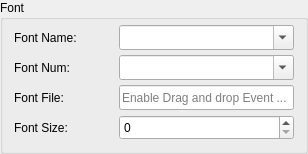
         <widget class="QGroupBox" name="groupBoxFont">
          <property name="title">
           <string>Font</string>
          </property>
          <layout class="QVBoxLayout" name="verticalLayout_3">
           <property name="spacing">
            <number>5</number>
           </property>
           <property name="topMargin">
            <number>5</number>
           </property>
           <item>
            <layout class="QHBoxLayout" name="horizontalLayout_4">
             <item>
              <widget class="QLabel" name="labelFontName">
               <property name="sizePolicy">
                <sizepolicy hsizetype="Fixed" vsizetype="Preferred">
                 <horstretch>0</horstretch>
                 <verstretch>0</verstretch>
                </sizepolicy>
               </property>
               <property name="minimumSize">
                <size>
                 <width>100</width>
                 <height>0</height>
                </size>
               </property>
               <property name="maximumSize">
                <size>
                 <width>110</width>
                 <height>16777215</height>
                </size>
               </property>
               <property name="text">
                <string>Font Name:</string>
               </property>
              </widget>
             </item>
             <item>
              <widget class="QComboBox" name="comboBoxFontName">
               <property name="sizePolicy">
                <sizepolicy hsizetype="Preferred" vsizetype="Fixed">
                 <horstretch>0</horstretch>
                 <verstretch>0</verstretch>
                </sizepolicy>
               </property>
               <property name="minimumSize">
                <size>
                 <width>175</width>
                 <height>25</height>
                </size>
               </property>
               <property name="editable">
                <bool>true</bool>
               </property>
               <property name="maxVisibleItems">
                <number>15</number>
               </property>
               <property name="sizeAdjustPolicy">
                <enum>QComboBox::AdjustToMinimumContentsLength</enum>
               </property>
               <property name="frame">
                <bool>true</bool>
               </property>
              </widget>
             </item>
            </layout>
           </item>
           <item>
            <layout class="QHBoxLayout" name="horizontalLayout_7">
             <item>
              <widget class="QLabel" name="labelFontNum">
               <property name="sizePolicy">
                <sizepolicy hsizetype="Fixed" vsizetype="Preferred">
                 <horstretch>0</horstretch>
                 <verstretch>0</verstretch>
                </sizepolicy>
               </property>
               <property name="minimumSize">
                <size>
                 <width>100</width>
                 <height>0</height>
                </size>
               </property>
               <property name="maximumSize">
                <size>
                 <width>110</width>
                 <height>16777215</height>
                </size>
               </property>
               <property name="text">
                <string>Font Num:</string>
               </property>
              </widget>
             </item>
             <item>
              <widget class="QComboBox" name="comboBoxFontNum">
               <property name="sizePolicy">
                <sizepolicy hsizetype="Preferred" vsizetype="Fixed">
                 <horstretch>0</horstretch>
                 <verstretch>0</verstretch>
                </sizepolicy>
               </property>
               <property name="minimumSize">
                <size>
                 <width>175</width>
                 <height>25</height>
                </size>
               </property>
               <property name="editable">
                <bool>true</bool>
               </property>
              </widget>
             </item>
            </layout>
           </item>
           <item>
            <layout class="QHBoxLayout" name="horizontalLayout_5">
             <item>
              <widget class="QLabel" name="labelFontFile">
               <property name="sizePolicy">
                <sizepolicy hsizetype="Fixed" vsizetype="Preferred">
                 <horstretch>0</horstretch>
                 <verstretch>0</verstretch>
                </sizepolicy>
               </property>
               <property name="minimumSize">
                <size>
                 <width>100</width>
                 <height>0</height>
                </size>
               </property>
               <property name="maximumSize">
                <size>
                 <width>110</width>
                 <height>16777215</height>
                </size>
               </property>
               <property name="text">
                <string>Font File:</string>
               </property>
              </widget>
             </item>
             <item>
              <widget class="QLineEdit" name="editFontFile">
               <property name="sizePolicy">
                <sizepolicy hsizetype="Preferred" vsizetype="Fixed">
                 <horstretch>0</horstretch>
                 <verstretch>0</verstretch>
                </sizepolicy>
               </property>
               <property name="minimumSize">
                <size>
                 <width>175</width>
                 <height>25</height>
                </size>
               </property>
               <property name="toolTip">
                <string/>
               </property>
               <property name="readOnly">
                <bool>false</bool>
               </property>
               <property name="placeholderText">
                <string>Enable Drag and drop Event ...</string>
               </property>
              </widget>
             </item>
            </layout>
           </item>
           <item>
            <layout class="QHBoxLayout" name="horizontalLayout_6">
             <item>
              <widget class="QLabel" name="labelFontSize">
               <property name="sizePolicy">
                <sizepolicy hsizetype="Fixed" vsizetype="Preferred">
                 <horstretch>0</horstretch>
                 <verstretch>0</verstretch>
                </sizepolicy>
               </property>
               <property name="minimumSize">
                <size>
                 <width>100</width>
                 <height>0</height>
                </size>
               </property>
               <property name="maximumSize">
                <size>
                 <width>110</width>
                 <height>16777215</height>
                </size>
               </property>
               <property name="text">
                <string>Font Size:</string>
               </property>
              </widget>
             </item>
             <item>
              <widget class="QSpinBox" name="spinBoxFontSize">
               <property name="sizePolicy">
                <sizepolicy hsizetype="Preferred" vsizetype="Fixed">
                 <horstretch>0</horstretch>
                 <verstretch>0</verstretch>
                </sizepolicy>
               </property>
               <property name="minimumSize">
                <size>
                 <width>175</width>
                 <height>25</height>
                </size>
               </property>
               <property name="maximum">
                <number>9999</number>
               </property>
              </widget>
             </item>
            </layout>
           </item>
          </layout>
         </widget>
